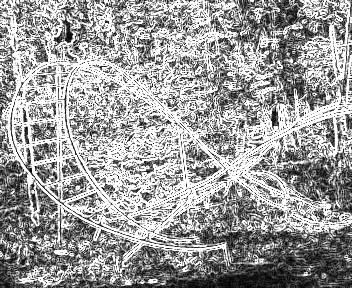
//> input picture pic1_sobel.pgm, 352 x 288 px
$ ./main ../pic1_sobel.pgm   (built with g++ and OpenCV 4)
//> lines starting //> are read from the running program, lines starting //| are printed output that depends on the picture; after the words box and inside, x2 and y2 are one past the last pixel; in counts of white or black regions, pixels touching at a corner belong together
#include <opencv2/opencv.hpp>
#include <iostream>
#include <cmath>
#include <filesystem>
#include <fstream>

int main(int argc, char** argv)
{
    if (argc < 2)
    {
        std::cout << "Usage: sobel_wrap <image_path>" << std::endl;
        return -1;
    }

    // Load image in grayscale
    cv::Mat imgGray = cv::imread(argv[1], cv::IMREAD_GRAYSCALE);
//> imgGray is the input picture: 288 rows x 352 cols, CV_8UC1; min 0, max 255, mean 157
    if (imgGray.empty())
    {
        std::cerr << "Error: Could not open or find the image!\n";
        return -1;
    }

    // Prepare Sobel parameters
    const int ksize = 3; // Sobel kernel size
    const int border = (ksize - 1) / 2; // number of pixels to pad on each side

    // Create a padded image by copying the edge pixels (replicate border)
    // Implemented manually according to the provided diagram: copy edge
    // pixels outward for the border and copy corner pixels into corner regions.
    cv::Mat padded(imgGray.rows + 2 * border, imgGray.cols + 2 * border, imgGray.type());
    // Fill center with original image
    imgGray.copyTo(padded(cv::Rect(border, border, imgGray.cols, imgGray.rows)));

    // Fill left and right borders by replicating first/last columns
    for (int y = 0; y < imgGray.rows; ++y) {
        uchar vLeft = imgGray.at<uchar>(y, 0);
        uchar vRight = imgGray.at<uchar>(y, imgGray.cols - 1);
        for (int x = 0; x < border; ++x) {
            padded.at<uchar>(y + border, x) = vLeft;
            padded.at<uchar>(y + border, imgGray.cols + border + x) = vRight;
        }
    }
//> this loop made 288 passes
//> (vLeft, vRight) on passes 1 to 3: (128, 60), (106, 116), (98, 42)
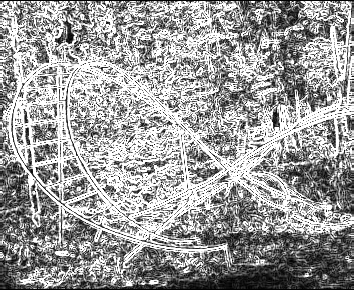
//> padded: 290 rows x 354 cols, CV_8UC1; min 0, max 255, mean 155.7

    // Fill top and bottom borders by replicating first/last rows (center area)
    for (int x = 0; x < imgGray.cols; ++x) {
        uchar vTop = imgGray.at<uchar>(0, x);
        uchar vBottom = imgGray.at<uchar>(imgGray.rows - 1, x);
        for (int y = 0; y < border; ++y) {
            padded.at<uchar>(y, border + x) = vTop;
            padded.at<uchar>(imgGray.rows + border + y, border + x) = vBottom;
        }
    }
//> this loop made 352 passes
//> (vTop, vBottom) on passes 1 to 3: (128, 32), (104, 42), (112, 62)
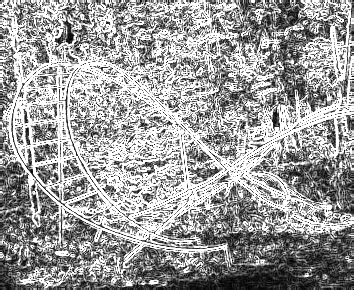
//> padded: 290 rows x 354 cols, CV_8UC1; 0.69% of pixels changed, all inside (x1, y1, x2, y2) = (1, 0, 353, 290)

    // Fill corners by replicating the corner pixels
    uchar tl = imgGray.at<uchar>(0, 0);
//> tl = 128
    uchar tr = imgGray.at<uchar>(0, imgGray.cols - 1);
//> tr = 60
    uchar bl = imgGray.at<uchar>(imgGray.rows - 1, 0);
//> bl = 32
    uchar br = imgGray.at<uchar>(imgGray.rows - 1, imgGray.cols - 1);
//> br = 84
    for (int y = 0; y < border; ++y) {
        for (int x = 0; x < border; ++x) {
            padded.at<uchar>(y, x) = tl;
            padded.at<uchar>(y, imgGray.cols + border + x) = tr;
            padded.at<uchar>(imgGray.rows + border + y, x) = bl;
            padded.at<uchar>(imgGray.rows + border + y, imgGray.cols + border + x) = br;
        }
    }
//> padded: 290 rows x 354 cols, CV_8UC1; 4 pixels changed, all inside (x1, y1, x2, y2) = (0, 0, 354, 290)

    // Apply Sobel-like kernels from the assignment on the padded image
    // Gx = [ -1  0 +1
    //        -2  0 +2
    //        -1  0 +1 ]
    // Gy = [ +1 +2 +1
    //         0  0  0
    //        -1 -2 -1 ]
    // We implement these explicitly using filter2D with CV_64F output.
    cv::Mat sobelXpad, sobelYpad;
    cv::Mat kernelX = (cv::Mat_<double>(3,3) << -1, 0, 1,
                                               -2, 0, 2,
                                               -1, 0, 1);
    cv::Mat kernelY = (cv::Mat_<double>(3,3) <<  1, 2, 1,
                                                0, 0, 0,
                                               -1,-2,-1);
    cv::filter2D(padded, sobelXpad, CV_64F, kernelX, cv::Point(-1,-1), 0, cv::BORDER_DEFAULT);
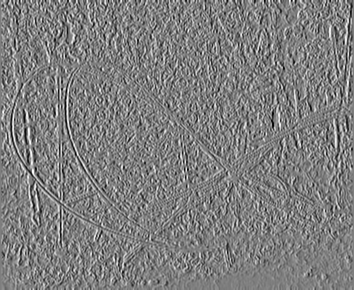
//> sobelXpad: 290 rows x 354 cols, CV_64FC1; min -968, max 978, mean 0.1; drawn with min black and max white
    cv::filter2D(padded, sobelYpad, CV_64F, kernelY, cv::Point(-1,-1), 0, cv::BORDER_DEFAULT);
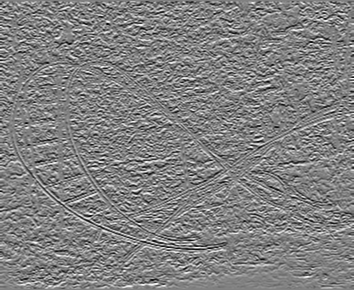
//> sobelYpad: 290 rows x 354 cols, CV_64FC1; min -960, max 940, mean 3.1; drawn with min black and max white

    // Compute gradient magnitude — use sum of absolute gradients
    // (|Gx| + |Gy|) instead of sqrt(Gx^2 + Gy^2)
    // Compute gradient magnitude on the padded result and then crop back to original size
    cv::Mat magnitudePad(padded.size(), CV_64F);
    for (int y = 0; y < padded.rows; ++y)
    {
        for (int x = 0; x < padded.cols; ++x)
        {
            double gx = sobelXpad.at<double>(y, x);
            double gy = sobelYpad.at<double>(y, x);
            magnitudePad.at<double>(y, x) = std::abs(gx) + std::abs(gy);
        }
    }
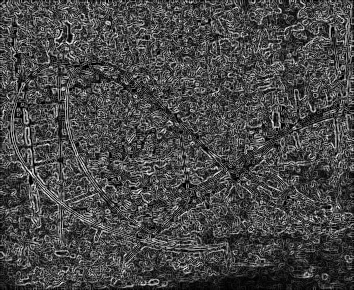
//> magnitudePad: 290 rows x 354 cols, CV_64FC1; min 0, max 1422, mean 401.7; drawn with min black and max white

    // Crop the border off to get the final image the same size as the input
    cv::Rect roi(border, border, imgGray.cols, imgGray.rows);
//> roi = Rect(1, 1, 352, 288)
    cv::Mat magnitude = magnitudePad(roi).clone();
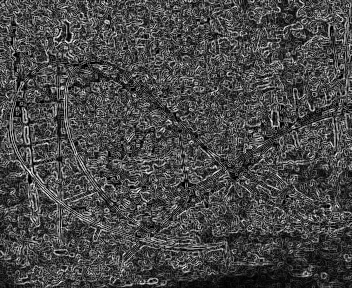
//> magnitude: 288 rows x 352 cols, CV_64FC1; min 0, max 1422, mean 403.8; drawn with min black and max white

    // Convert to 8-bit image for display
    cv::Mat mag8U;
    magnitude.convertTo(mag8U, CV_8U);
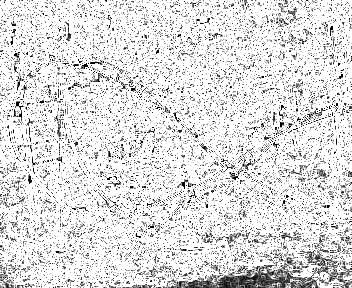
//> mag8U: 288 rows x 352 cols, CV_8UC1; min 0, max 255, mean 220.6

    // Show results
    cv::imshow("Original", imgGray);
    cv::imshow("Sobel Edge Magnitude with Wrap Borders", mag8U);
    // Save result into the same folder as the executable
    try {
        std::filesystem::path exePath = std::filesystem::absolute(argv[0]);
        std::filesystem::path exeDir = exePath.parent_path();
        std::filesystem::path inputPath(argv[1]);
        std::string outName = inputPath.stem().string() + std::string("_sobel.pgm");
//> outName = "pic1_sobel_sobel.pgm"
        std::filesystem::path outPath = exeDir / outName;
        // Also save the padded image (with replicated border) for inspection
        std::string paddedName = inputPath.stem().string() + std::string("_padded.pgm");
//> paddedName = "pic1_sobel_padded.pgm"
        std::filesystem::path paddedPath = exeDir / paddedName;
        std::ofstream pofs(paddedPath, std::ios::out);
        if (!pofs.is_open()) {
            std::cerr << "Failed to open padded output file for writing: " << paddedPath.string() << std::endl;
        } else {
            pofs << "P2\n";
            pofs << "# Created by golden model (padded)\n";
            pofs << padded.cols << " " << padded.rows << "\n\n";
            for (int y = 0; y < padded.rows; ++y) {
                for (int x = 0; x < padded.cols; ++x) {
                    int v = static_cast<int>(padded.at<uchar>(y, x));
                    pofs << v << '\n';
                }
            }
            pofs.close();
            std::cout << "Saved padded image to: " << paddedPath.string() << std::endl;
//| Saved padded image to: golden_model/./pic1_sobel_padded.pgm
        }
        // Write ASCII (P2) PGM with a custom header and decimal pixel values
        // Header required by the user:
        // P2
        // # Created by golden model
        // <width> <height>
        std::ofstream ofs(outPath, std::ios::out);
        if (!ofs.is_open()) {
            std::cerr << "Failed to open output file for writing: " << outPath.string() << std::endl;
        } else {
            // Write header
            ofs << "P2\n";
            ofs << "# Created by golden model\n";
            ofs << mag8U.cols << " " << mag8U.rows << "\n";
            ofs << "255\n"; // Max pixel value

            // Write pixel values one per line in decimal (row-major order)
            for (int y = 0; y < mag8U.rows; ++y) {
                for (int x = 0; x < mag8U.cols; ++x) {
                    int v = static_cast<int>(mag8U.at<uchar>(y, x));
                    ofs << v << '\n';
                }
            }

            ofs.close();
            std::cout << "Saved result to: " << outPath.string() << std::endl;
//| Saved result to: golden_model/./pic1_sobel_sobel.pgm
        }
    } catch (const std::exception &e) {
        std::cerr << "Could not determine executable path: " << e.what() << std::endl;
    }
    cv::waitKey(0);

    return 0;
}
